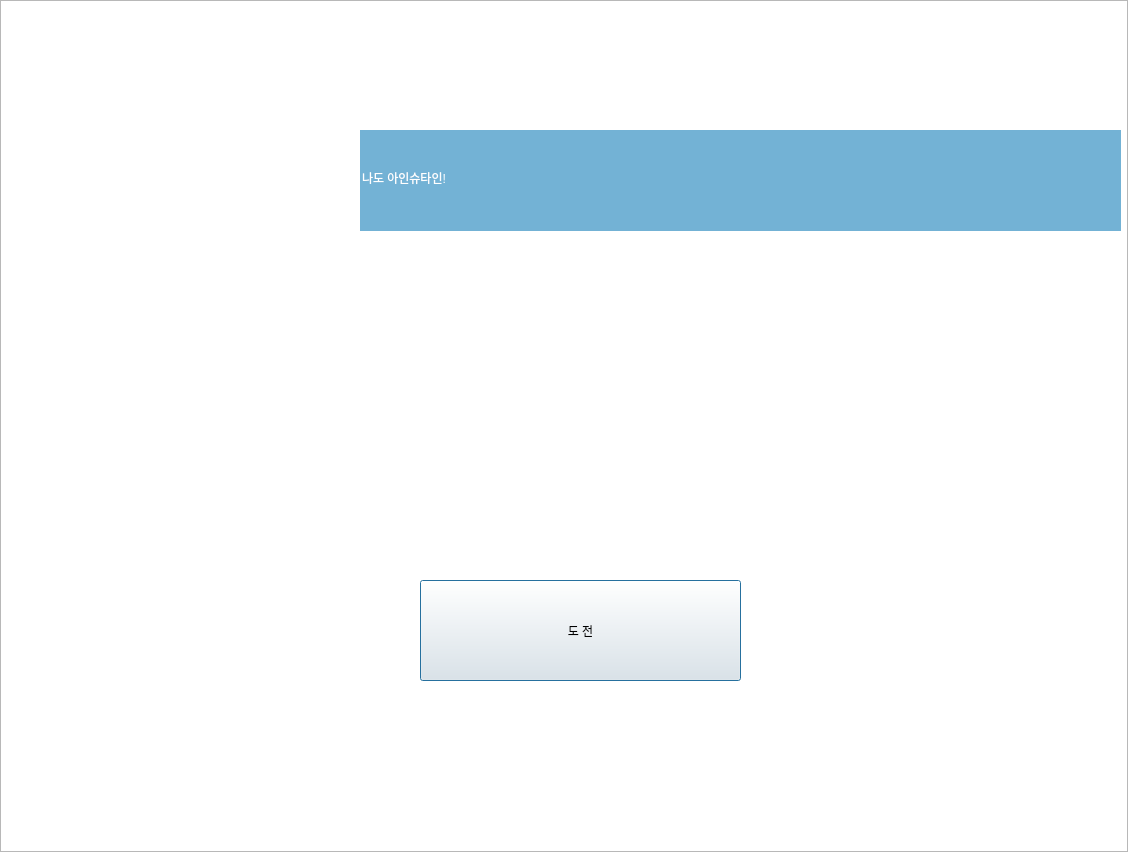
<?xml version="1.0" encoding="UTF-8"?>
<ui version="4.0">
 <class>Dialog</class>
 <widget class="QDialog" name="Dialog">
  <property name="geometry">
   <rect>
    <x>0</x>
    <y>0</y>
    <width>1128</width>
    <height>852</height>
   </rect>
  </property>
  <property name="minimumSize">
   <size>
    <width>1128</width>
    <height>852</height>
   </size>
  </property>
  <property name="maximumSize">
   <size>
    <width>1128</width>
    <height>852</height>
   </size>
  </property>
  <property name="windowTitle">
   <string>Dialog</string>
  </property>
  <widget class="QGraphicsView" name="graphicsView">
   <property name="geometry">
    <rect>
     <x>0</x>
     <y>0</y>
     <width>1128</width>
     <height>852</height>
    </rect>
   </property>
   <property name="minimumSize">
    <size>
     <width>1128</width>
     <height>852</height>
    </size>
   </property>
   <property name="maximumSize">
    <size>
     <width>1128</width>
     <height>852</height>
    </size>
   </property>
   <property name="styleSheet">
    <string notr="true">background-image: url(:/newPrefix/background.png);</string>
   </property>
  </widget>
  <widget class="QPushButton" name="start">
   <property name="geometry">
    <rect>
     <x>420</x>
     <y>580</y>
     <width>321</width>
     <height>101</height>
    </rect>
   </property>
   <property name="styleSheet">
    <string notr="true">font: 36pt &quot;상상토끼 꽃집막내딸&quot;;</string>
   </property>
   <property name="text">
    <string>도 전</string>
   </property>
  </widget>
  <widget class="QLineEdit" name="lineEdit">
   <property name="geometry">
    <rect>
     <x>360</x>
     <y>130</y>
     <width>761</width>
     <height>101</height>
    </rect>
   </property>
   <property name="styleSheet">
    <string notr="true">font: 48pt &quot;상상토끼 꽃집막내딸&quot;;
color: rgb(255, 255, 255);
background-color: rgb(115, 178, 213);
</string>
   </property>
   <property name="text">
    <string>나도 아인슈타인!</string>
   </property>
   <property name="frame">
    <bool>false</bool>
   </property>
   <property name="alignment">
    <set>Qt::AlignLeading|Qt::AlignLeft|Qt::AlignVCenter</set>
   </property>
   <property name="dragEnabled">
    <bool>true</bool>
   </property>
   <property name="readOnly">
    <bool>true</bool>
   </property>
  </widget>
 </widget>
 <resources>
  <include location="background.qrc"/>
 </resources>
 <connections/>
</ui>
